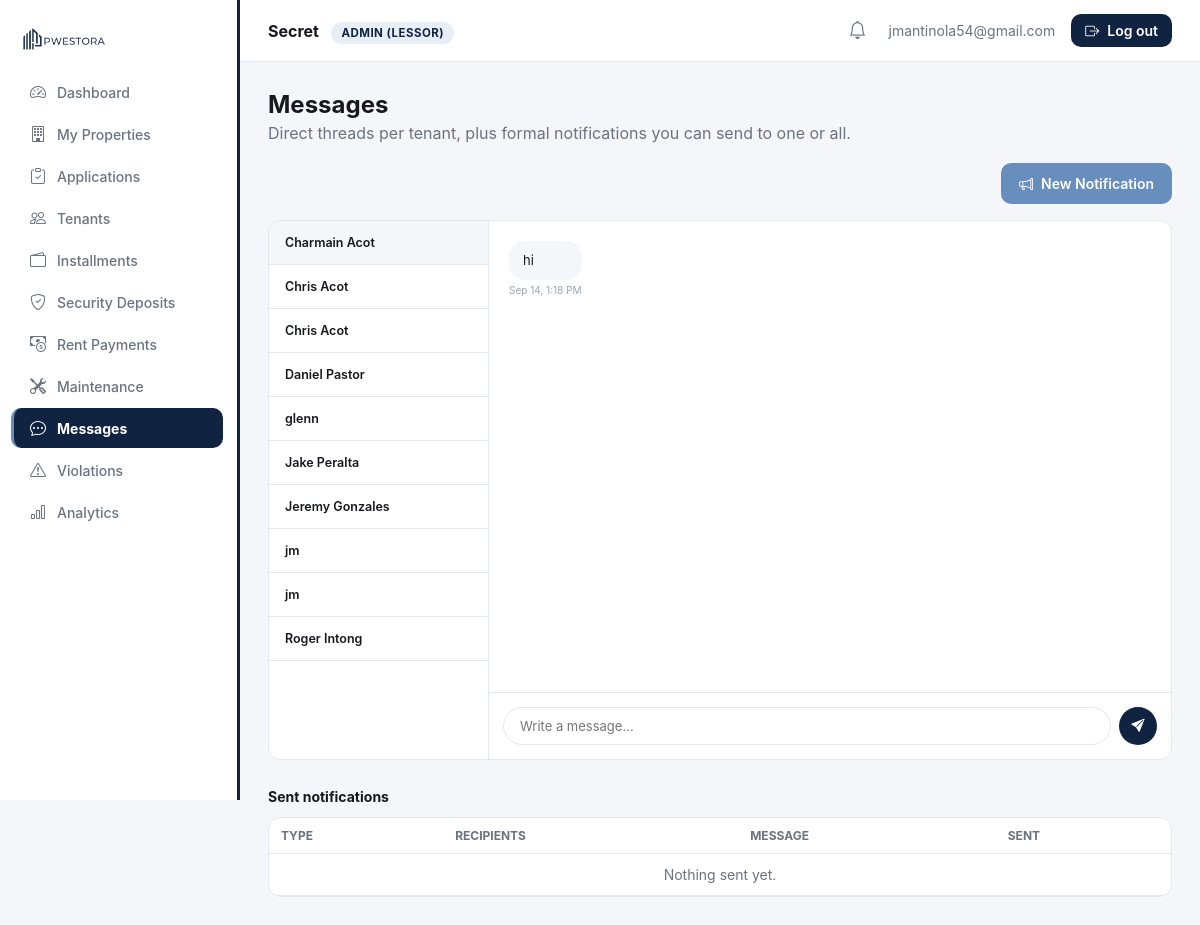
The page /dashboard.php?page=messages (signed in) on the database its author committed.
### tables this page shows
CREATE TABLE `tenants` (
  `id` int(11) NOT NULL,
  `lessor_id` int(11) NOT NULL,
  `property_id` int(11) NOT NULL,
  `application_id` int(11) DEFAULT NULL,
  `lessee_id` int(11) DEFAULT NULL,
  `tenant_name` varchar(150) NOT NULL,
  `business_name` varchar(150) DEFAULT NULL,
  `unit_label` varchar(100) DEFAULT NULL,
  `created_at` datetime NOT NULL DEFAULT current_timestamp()
);

CREATE TABLE `messages` (
  `id` int(11) NOT NULL,
  `thread_id` int(11) NOT NULL,
  `sender` enum('lessor','tenant') NOT NULL,
  `notice_type` varchar(60) DEFAULT NULL,
  `body` text NOT NULL,
  `sent_at` datetime NOT NULL DEFAULT current_timestamp()
);

### public_html/modules/messages.php (the view, shortened to what this page needs)
<?php
$lessorId = $user['id'];
$tenants = $pdo->prepare('SELECT id, tenant_name FROM tenants WHERE lessor_id = ? ORDER BY tenant_name');
$tenants->execute([$lessorId]);
$tenants = $tenants->fetchAll();
$activeTenantId = isset($_GET['tenant']) ? (int) $_GET['tenant'] : ($tenants[0]['id'] ?? null);
$activeTenant = null;
foreach ($tenants as $t) {
    if ((int) $t['id'] === $activeTenantId) { $activeTenant = $t; break; }
}
$thread = [];
if ($activeTenant) {
    $threadStmt = $pdo->prepare(
        'SELECT m.* FROM messages m
         JOIN message_threads mt ON mt.id = m.thread_id
         WHERE mt.lessor_id = ? AND mt.tenant_id = ?
         ORDER BY m.sent_at ASC'
    );
    $threadStmt->execute([$lessorId, $activeTenantId]);
    $thread = $threadStmt->fetchAll();
}
$sentLog = $pdo->prepare('SELECT * FROM notifications_log WHERE sender_id = ? ORDER BY sent_at DESC LIMIT 20');
$sentLog->execute([$lessorId]);
$sentLog = $sentLog->fetchAll();
?>
<h2 style="margin:0 0 4px;">Messages</h2>
<p style="color:var(--ink-500); margin:0 0 20px;">Direct threads per tenant, plus formal notifications you can send to one or all.</p>
<div style="display:flex; justify-content:flex-end; margin-bottom:16px;">
  <a href="/dashboard.php?page=messages&compose=1<?= $activeTenantId ? '&tenant=' . $activeTenantId : '' ?>"
     class="btn" style="background:var(--accent); color:#fff; display:inline-flex;">
    <i class="bi bi-megaphone"></i> New Notification
  </a>
</div>
<?php if (!$tenants): ?>
  <div class="card"><p style="color:var(--ink-500); font-size:13px; margin:0;">You don't have any active tenants yet — messaging opens up once an application is approved.</p></div>
<?php else: ?>
<div class="chat-shell">
  <div class="chat-sidebar">
    <?php foreach ($tenants as $t): ?>
      <a href="/dashboard.php?page=messages&tenant=<?= $t['id'] ?>" class="chat-tenant-btn <?= $t['id'] == $activeTenantId ? 'active' : '' ?>">
        <p style="font-size:12.5px; font-weight:600; color:var(--ink-900);"><?= htmlspecialchars($t['tenant_name']) ?></p>
      </a>
    <?php endforeach; ?>
  </div>
  <div class="chat-main">
    <div class="chat-messages">
      <?php if (!$thread): ?>
        <p style="font-size:12.5px; color:var(--ink-500);">No messages yet with this tenant.</p>
      <?php else: foreach ($thread as $m): $isMe = $m['sender'] === 'lessor'; ?>
        <div class="chat-bubble-row <?= $isMe ? 'me' : '' ?>">
          <div class="chat-bubble <?= $isMe ? 'me' : 'tenant' ?>">
            <div class="bubble-text"><?= nl2br(htmlspecialchars($m['body'])) ?></div>
            <p class="bubble-time"><?= (new DateTime($m['sent_at']))->format('M j, g:i A') ?></p>
          </div>
        </div>
      <?php endforeach; endif; ?>
    </div>
    <form method="POST" class="chat-input-row">
      <input type="text" name="body" placeholder="Write a message…" required autocomplete="off">
      <button type="submit" class="chat-send-btn"><i class="bi bi-send-fill"></i></button>
    </form>
  </div>
</div>
<?php endif; ?>
<p style="font-weight:700; font-size:14px; margin:28px 0 12px;">Sent notifications</p>
<div class="card" style="padding:0; overflow:hidden;">
  <div class="table-scroll">
  <table>
    <thead><tr><th>Type</th><th>Recipients</th><th>Message</th><th>Sent</th></tr></thead>
    <tbody>
      <?php if (!$sentLog): ?>
        <tr><td colspan="4" style="text-align:center; color:var(--ink-500);">Nothing sent yet.</td></tr>
      <?php else: foreach ($sentLog as $n): ?>
        <tr>
          <td><span class="badge" style="background:var(--accent-soft); color:var(--primary);"><?= htmlspecialchars($n['title']) ?></span></td>
          <td style="color:var(--ink-500);"><?= htmlspecialchars($n['audience']) ?></td>
          <td style="color:var(--ink-500);"><?= htmlspecialchars($n['body']) ?></td>
          <td style="color:var(--ink-500);"><?= (new DateTime($n['sent_at']))->format('M j, g:i A') ?></td>
        </tr>
      <?php endforeach; endif; ?>
    </tbody>
  </table>
  </div>
</div>

### public_html/assets/css/style.css (style rules this page uses)
:root { --primary: #102340; --primary-light: #264875; --accent: #678EBC; --accent-soft: #E7EEF6; --tint: #CCD8E4; --steel: #888F96; --success: #1E8E5A; --success-soft: #E5F5EC; --warning: #E8A33D; --warning-soft: #FCF1E0; --error: #D64545; --error-soft: #FBE9E9; --ink-900: #16181D; --ink-500: #6B7280; --ink-300: #9AA6B5; --border: #E4E7EC; --surface: #FFFFFF; --bg: #F4F6F9; --radius: 12px; --sidebar-w: 240px; }
* { box-sizing: border-box; }
html { -webkit-text-size-adjust: 100%; }
body { margin: 0; font-family: -apple-system, "Segoe UI", Roboto, Helvetica, Arial, sans-serif; background: var(--bg); color: var(--ink-900); -webkit-font-smoothing: antialiased; }
a { text-decoration: none; color: inherit; }
.btn { display: inline-flex; align-items: center; justify-content: center; gap: 8px; padding: 12px 18px; border-radius: 10px; border: none; font-weight: 600; font-size: 14px; cursor: pointer; font-family: inherit; transition: background .15s, transform .05s; }
.card { background: var(--surface); border: 1px solid var(--border); border-radius: var(--radius); padding: 20px; margin-bottom: 20px; }
.table-scroll { width: 100%; overflow-x: auto; -webkit-overflow-scrolling: touch; }
table { width: 100%; border-collapse: collapse; font-size: 14px; min-width: 560px; }
th { text-align: left; color: var(--ink-500); font-size: 12px; text-transform: uppercase; padding: 10px 12px; border-bottom: 1px solid var(--border); white-space: nowrap; }
td { padding: 12px; border-bottom: 1px solid var(--border); }
.chat-shell { display: flex; height: 540px; border: 1px solid var(--border); border-radius: var(--radius); overflow: hidden; background: var(--surface); }
.chat-sidebar { width: 220px; flex-shrink: 0; border-right: 1px solid var(--border); overflow-y: auto; }
.chat-tenant-btn { display: block; width: 100%; text-align: left; padding: 14px 16px; border-bottom: 1px solid var(--border); background: transparent; cursor: pointer; }
.chat-tenant-btn.active { background: var(--bg); }
.chat-tenant-btn p { margin: 0; }
.chat-main { flex: 1; display: flex; flex-direction: column; min-width: 0; }
.chat-messages { flex: 1; overflow-y: auto; padding: 20px; display: flex; flex-direction: column; gap: 12px; }
.chat-bubble-row { display: flex; }
.chat-bubble { max-width: 72%; }
.chat-bubble .bubble-text { padding: 10px 14px; border-radius: 16px; font-size: 13px; line-height: 1.45; }
.chat-bubble.tenant .bubble-text { background: var(--bg); color: var(--ink-900); }
.chat-bubble .bubble-time { font-size: 10px; color: var(--ink-300); margin: 4px 0 0; }
.chat-input-row { display: flex; gap: 8px; padding: 14px; border-top: 1px solid var(--border); }
.chat-input-row input { flex: 1; border-radius: 999px; padding: 10px 16px; border: 1px solid var(--border); font-size: 13px; font-family: inherit; }
.chat-send-btn { width: 38px; height: 38px; border-radius: 50%; background: var(--primary); color: #fff; display: flex; align-items: center; justify-content: center; border: none; cursor: pointer; flex-shrink: 0; }

### rows shown on the page
tenants: tenant_name "Charmain Acot"
tenants: tenant_name "Chris Acot"
tenants: tenant_name "Chris Acot"
tenants: tenant_name "Daniel Pastor"
tenants: tenant_name "glenn"
tenants: tenant_name "Jake Peralta"
tenants: tenant_name "Jeremy Gonzales"
tenants: tenant_name "jm"
tenants: tenant_name "jm"
tenants: tenant_name "Roger Intong"
messages: body "hi", sent_at "Sep 14, 1:18 PM"

### other values the page prints
$item['label'] "Dashboard"
$item['label'] "My Properties"
$item['label'] "Applications"
$item['label'] "Tenants"
$item['label'] "Installments"
$item['label'] "Security Deposits"
$item['label'] "Rent Payments"
$item['label'] "Maintenance"
$item['label'] "Messages"
$item['label'] "Violations"
$item['label'] "Analytics"
$user['company'] ?: $user['name'] "Secret"
$roleLabel "ADMIN (LESSOR)"
$user['email'] "jmantinola54@gmail.com"
